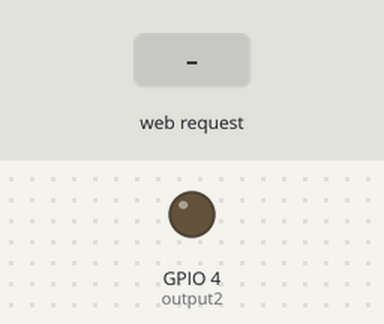
A sketch run on a simulated ESP32. On the bench: output pins drawn as LEDs (lit = HIGH). The inputs (shaded band) are chosen by the test bench. WiFi joins after 1.5 s; servers stay silent unless stated; what the sketch prints to the serial monitor is not drawn.

Above: at 2.7 s.
2.8 s: HTTP request GET /2/on received
At 3.7 s:
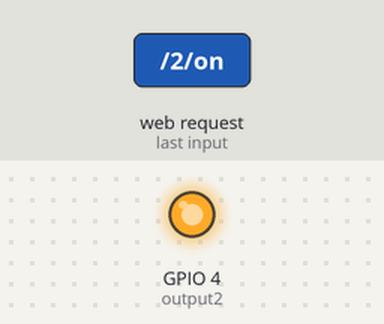
4.3 s: HTTP request GET /2/off received
At 4.8 s:
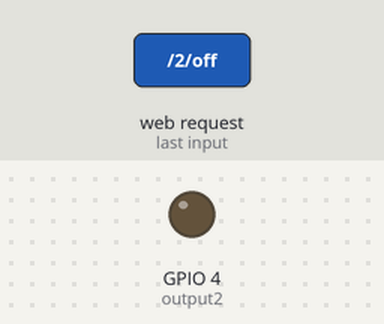
Timing chart, 0 to 7.3 s (numbered marks = the images above; inputs shaded):
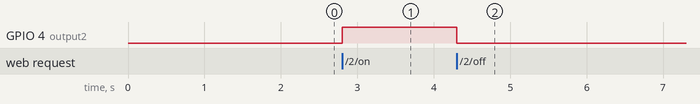

The sketch:

server_web_on_led.ino
```cpp
// Declaramos la libreria WFi
#include <WiFi.h>

// Escribimos el nombre y contraseña de la red
const char* ssid     = "BUAP_Estudiantes";       // Nombre de la red
const char* password = "f85ac21de4";     // Contraseña de la red

// Configuramos el servidor web en el puerto 80
WiFiServer server(80);

// Variable para almacenar el encabezado de la solicitud HTTP
String header;

// Creamos variables auxiliares para almacenar el estado actual de las salidas
String output2State = "off";    // El estado inicial del estado es apagado

// Asignamos un GPIO  cada una de la salidas
const int output2 = 4;

void setup() {
  // Iniciamos la comunicacion serial a 115200 baudios
  Serial.begin(115200);
  // Definimos los GPIO como salidas
  pinMode(output2, OUTPUT);
  // Iniciamos en bajo nuestras salidas
  digitalWrite(output2, LOW);

  // En esta parte se conecta a la red wifi usando la ssd y el password
  Serial.print("Connecting to ");
  Serial.println(ssid);
  WiFi.begin(ssid, password);
  while (WiFi.status() != WL_CONNECTED) {
    delay(500);
    Serial.print(".");
  }
  // Nos da como resultado una direccion IP para utilizar
  Serial.println("");
  Serial.println("WiFi connected.");
  Serial.println("IP address: ");
  Serial.println(WiFi.localIP());
  server.begin();
}

void loop(){
  WiFiClient client = server.available();   // Con esta linea el ESP32 siempre esta escuchando clientes entrantes

  if (client) {                             // Cuando se recibe la solicitud de un nuevo cliente
    Serial.println("New Client.");          // guardara los datos entrantes,
    String currentLine = "";                // el cicli while se ejecutara mientras el cliente permanesca conectado.
    while (client.connected()) {            // No se debe cambiar esta parte del codigo
      if (client.available()) {             // a menos que sepas lo que esatsa haciendo
        char c = client.read();
        Serial.write(c);
        header += c;
        if (c == '\n') {
          if (currentLine.length() == 0) {
            // Los encabezados HTTP siempre empiezan con un codigo de respuesta (e.g. HTTP/1.1 200 OK)
            // Y un tipo de contenido para que el cliente sepa lo que viene, y una linea en blanco:
            client.println("HTTP/1.1 200 OK");
            client.println("Content-type:text/html");
            client.println("Connection: close");
            client.println();

            // En esta parte del codigo las sentencias if y else verifica si se preiono el boton en la pagina web
            if (header.indexOf("GET /2/on") >= 0) {
              Serial.println("GPIO 2 on");
              output2State = "on";
              digitalWrite(output2, HIGH);
            } else if (header.indexOf("GET /2/off") >= 0) {
              Serial.println("GPIO 2 off");
              output2State = "off";
              digitalWrite(output2, LOW);
            }

            // En esta parte del codigo diseñamos la pagina HTML
            client.println("<!DOCTYPE html><html>");                                                              // Le indicamos que realizaremos una pagina HTML
            client.println("<head><meta name=\"viewport\" content=\"width=device-width, initial-scale=1\">");     // ESta linea hace que la pagina se pueda abrir en cualquier navegador
            client.println("<link rel=\"icon\" href=\"data:,\">");                                                // Esta linea evita solicitudes en el favicon
            // Usaremos texto CSS para diseñar los botones
            // Diseñamos los botones, color, letras , relleno y tamaño
            client.println("<style>html { font-family: Helvetica; display: inline-block; margin: 0px auto; text-align: center;}");
            client.println(".button { background-color: #4CAF50; border: none; color: white; padding: 16px 40px;");
            client.println("text-decoration: none; font-size: 30px; margin: 2px; cursor: pointer;}");
            client.println(".button2 {background-color: #555555;}</style></head>");                               // Aqui se encuantra el diseño para el boton cuando se encuentra en off ( es el mismo diseño solo con diferente color)

            // Encabezado de la pagina web
            client.println("<body><h1>ESP32 Web Server Control De Focos Equipo 5 Marco Antonio Chong Guerrero </h1>");

            // Aqui se muestra el boton 1 y su estado
            client.println("<p>GPIO 2 - State " + output2State + "</p>");
            // Si el output26State esta off, el boton mostrara ON
            if (output2State=="off") {
              client.println("<p><a href=\"/2/on\"><button class=\"button\">ON</button></a></p>");
            } else {
              client.println("<p><a href=\"/2/off\"><button class=\"button button2\">OFF</button></a></p>");
            }

            client.println("</body></html>");

            // La respuesta termina con una linea en blanco
            client.println();
            // Terminamos el ciclo while
            break;
          } else { // Si tienes una nueva linea borra currentLine
            currentLine = "";
          }
        } else if (c != '\r') {  // Si se quiere agregar algo mas
          currentLine += c;      // agreguelo terminando esta linea
        }
      }
    }
    // Cerramos el encabezado
    header = "";
    // Cerramos la conexion
    client.stop();
    Serial.println("Client disconnected.");
    Serial.println("");
  }
}
```

Measured:
- after the input at 2.8 s, GPIO 4 (output2): LOW → HIGH at once
- after the input at 4.3 s, GPIO 4 (output2): HIGH → LOW at once
